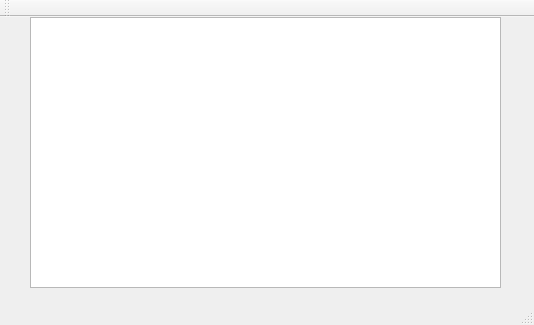
<?xml version="1.0" encoding="UTF-8"?>
<ui version="4.0">
 <class>MainWindow</class>
 <widget class="QMainWindow" name="MainWindow">
  <property name="geometry">
   <rect>
    <x>0</x>
    <y>0</y>
    <width>534</width>
    <height>325</height>
   </rect>
  </property>
  <property name="windowTitle">
   <string>MainWindow</string>
  </property>
  <widget class="QWidget" name="centralWidget">
   <widget class="QGraphicsView" name="CenterView">
    <property name="geometry">
     <rect>
      <x>30</x>
      <y>0</y>
      <width>471</width>
      <height>271</height>
     </rect>
    </property>
   </widget>
  </widget>
  <widget class="QMenuBar" name="menuBar">
   <property name="geometry">
    <rect>
     <x>0</x>
     <y>0</y>
     <width>534</width>
     <height>17</height>
    </rect>
   </property>
  </widget>
  <widget class="QToolBar" name="mainToolBar">
   <attribute name="toolBarArea">
    <enum>TopToolBarArea</enum>
   </attribute>
   <attribute name="toolBarBreak">
    <bool>false</bool>
   </attribute>
  </widget>
  <widget class="QStatusBar" name="statusBar"/>
 </widget>
 <layoutdefault spacing="6" margin="11"/>
 <resources/>
 <connections/>
</ui>
